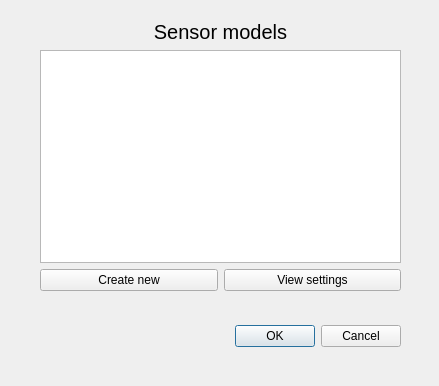
<?xml version="1.0" encoding="UTF-8"?>
<ui version="4.0">
 <class>Dialog</class>
 <widget class="QDialog" name="Dialog">
  <property name="geometry">
   <rect>
    <x>0</x>
    <y>0</y>
    <width>439</width>
    <height>386</height>
   </rect>
  </property>
  <property name="windowTitle">
   <string>Sensor models</string>
  </property>
  <widget class="QDialogButtonBox" name="buttonBox">
   <property name="geometry">
    <rect>
     <x>40</x>
     <y>320</y>
     <width>361</width>
     <height>32</height>
    </rect>
   </property>
   <property name="orientation">
    <enum>Qt::Horizontal</enum>
   </property>
   <property name="standardButtons">
    <set>QDialogButtonBox::Cancel|QDialogButtonBox::Ok</set>
   </property>
  </widget>
  <widget class="QWidget" name="">
   <property name="geometry">
    <rect>
     <x>40</x>
     <y>20</y>
     <width>361</width>
     <height>271</height>
    </rect>
   </property>
   <layout class="QGridLayout" name="gridLayout">
    <item row="1" column="0" colspan="2">
     <widget class="QListWidget" name="listWidget_models"/>
    </item>
    <item row="2" column="0">
     <widget class="QPushButton" name="pushButton_new">
      <property name="text">
       <string>Create new</string>
      </property>
     </widget>
    </item>
    <item row="2" column="1">
     <widget class="QPushButton" name="pushButton_settings">
      <property name="text">
       <string>View settings</string>
      </property>
     </widget>
    </item>
    <item row="0" column="0" colspan="2">
     <widget class="QLabel" name="label_title">
      <property name="font">
       <font>
        <pointsize>15</pointsize>
       </font>
      </property>
      <property name="text">
       <string>Sensor models</string>
      </property>
      <property name="alignment">
       <set>Qt::AlignCenter</set>
      </property>
     </widget>
    </item>
   </layout>
  </widget>
 </widget>
 <resources/>
 <connections>
  <connection>
   <sender>buttonBox</sender>
   <signal>accepted()</signal>
   <receiver>Dialog</receiver>
   <slot>accept()</slot>
   <hints>
    <hint type="sourcelabel">
     <x>248</x>
     <y>254</y>
    </hint>
    <hint type="destinationlabel">
     <x>157</x>
     <y>274</y>
    </hint>
   </hints>
  </connection>
  <connection>
   <sender>buttonBox</sender>
   <signal>rejected()</signal>
   <receiver>Dialog</receiver>
   <slot>reject()</slot>
   <hints>
    <hint type="sourcelabel">
     <x>316</x>
     <y>260</y>
    </hint>
    <hint type="destinationlabel">
     <x>286</x>
     <y>274</y>
    </hint>
   </hints>
  </connection>
 </connections>
</ui>
